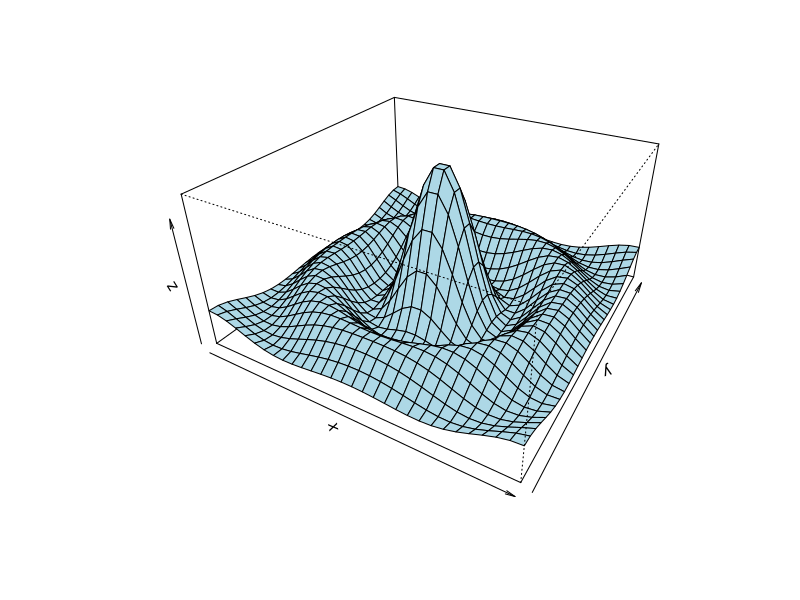
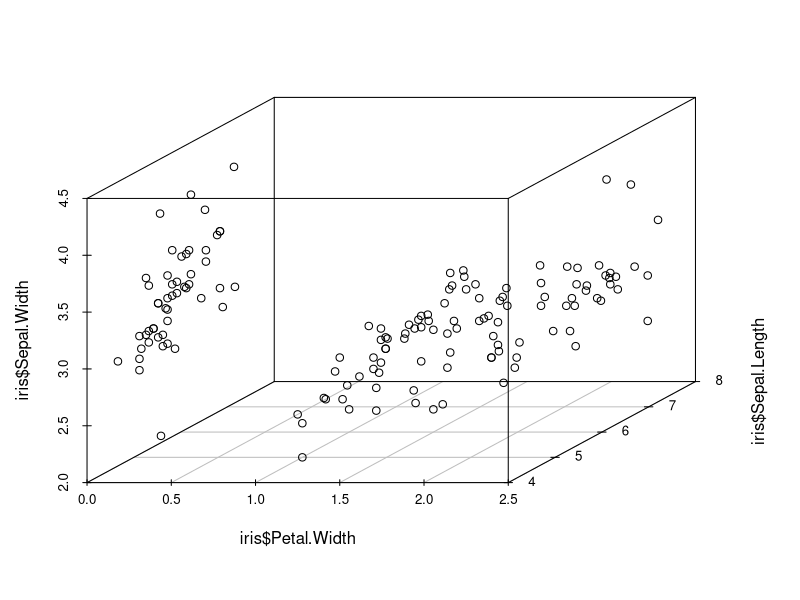
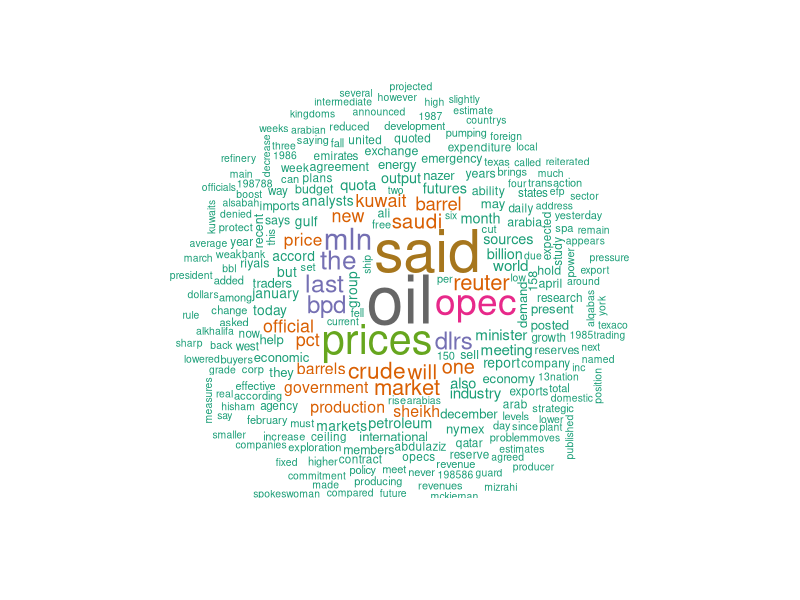
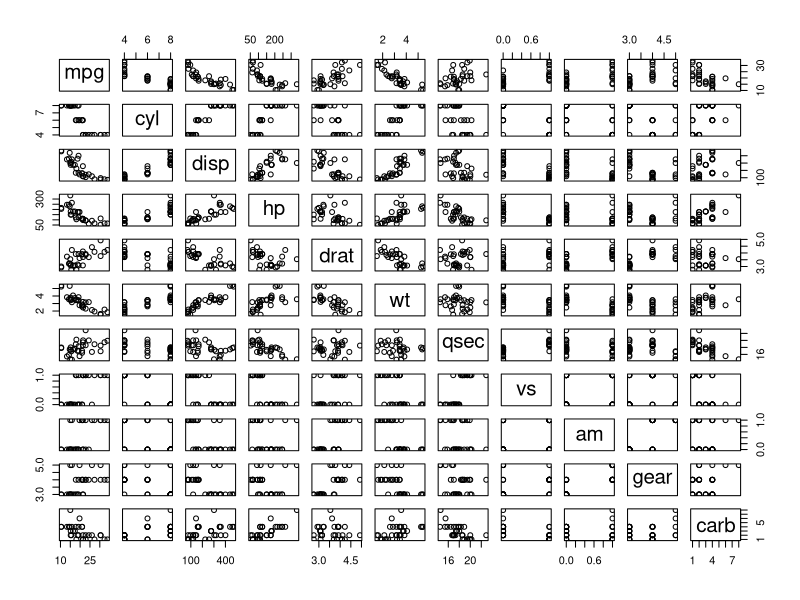
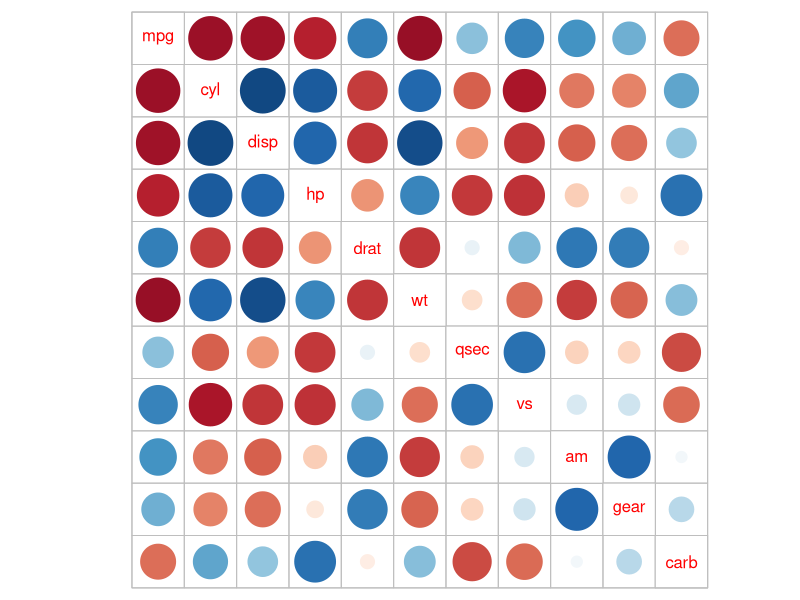
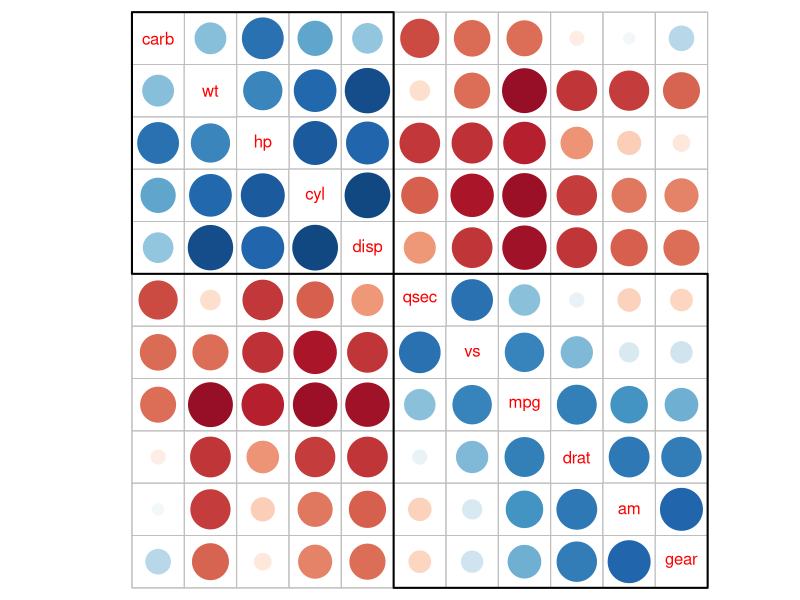
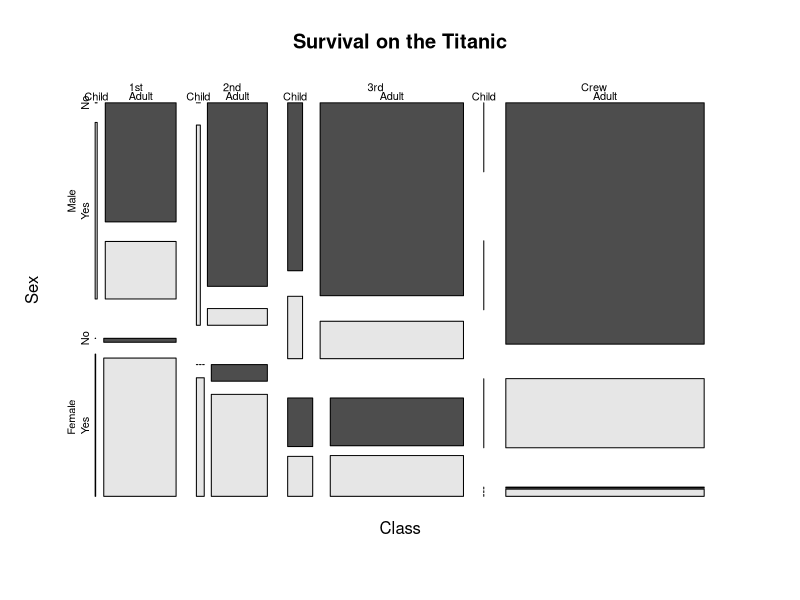

These charts were generated, in order, by the following R code:
## ---- chunk 1
x <- seq(-10, 10, length= 30)
y <- x
f <- function(x, y) { r <- sqrt(x^2+y^2); 10 * sin(r)/r }
z <- outer(x, y, f)
z[is.na(z)] <- 1
op <- par(bg = "white")
persp(x, y, z, theta = 30, phi = 30, expand = 0.5, col = "lightblue")
## ---- chunk 2
library(scatterplot3d)
data(iris)
scatterplot3d(iris$Petal.Width, iris$Sepal.Length, iris$Sepal.Width)
## ---- chunk 3
library(wordcloud)
library(tm)
data(crude)
crude <- tm_map(crude, removePunctuation)
crude <- tm_map(crude, function(x)removeWords(x,stopwords()))
tdm <- TermDocumentMatrix(crude)
m <- as.matrix(tdm)
v <- sort(rowSums(m),decreasing=TRUE)
d <- data.frame(word = names(v),freq=v)
wordcloud(d$word,d$freq,random.order=FALSE, colors=brewer.pal(8, "Dark2"))
## ---- chunk 4
pairs(mtcars)
## ---- chunk 5
library(corrplot)
corrplot(cor(mtcars), tl.pos = "d", cl.pos = "n")
## ---- chunk 6
corrplot(cor(mtcars), order = "h", tl.pos = "d", cl.pos = "n", addrect = 2)
## ---- chunk 7
ftable(Titanic)
## ---- chunk 8
library(stats)
library(graphics)
mosaicplot(Titanic, main = "Survival on the Titanic", color = TRUE)
